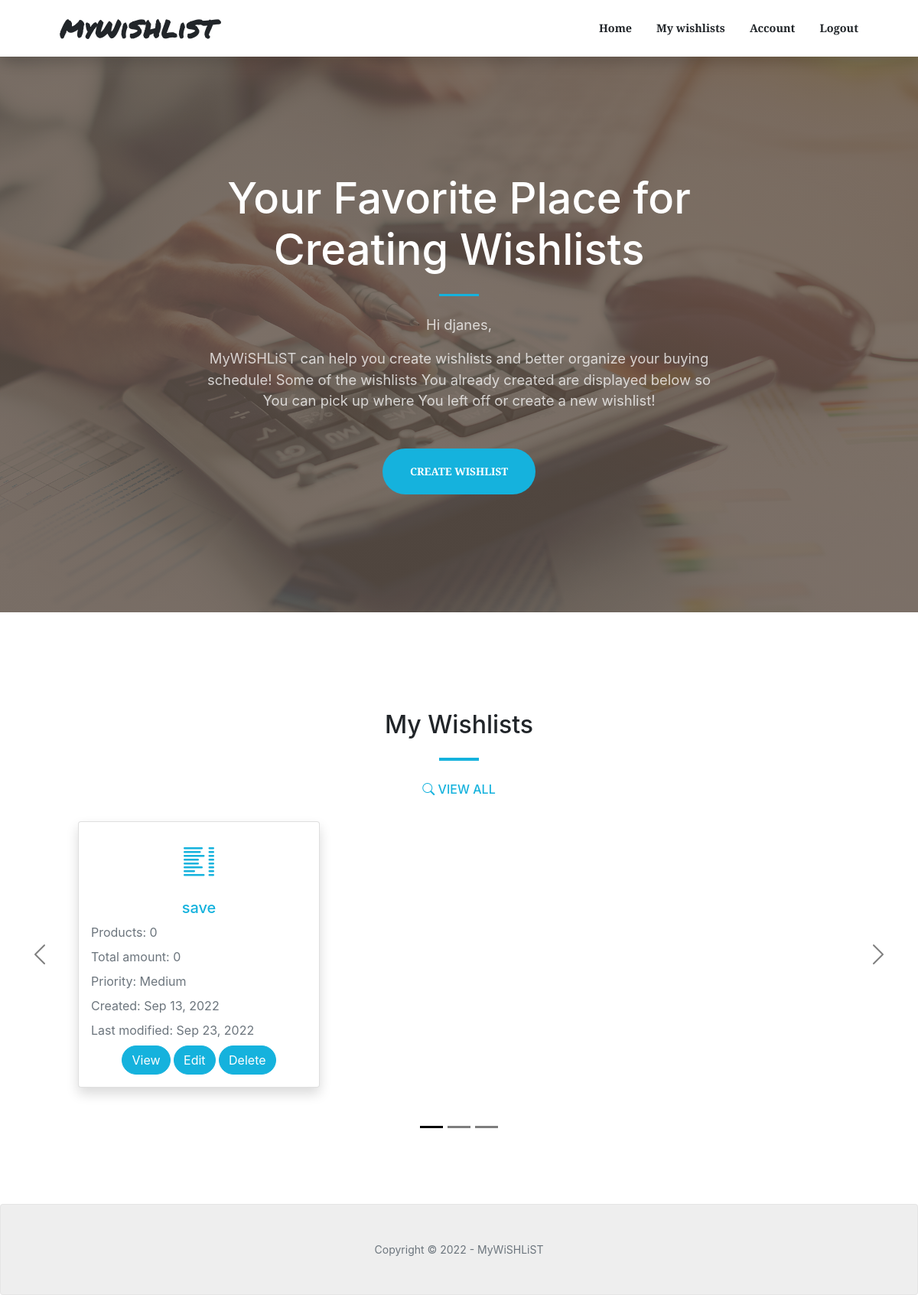
Before: / (signed in) with the older database file.
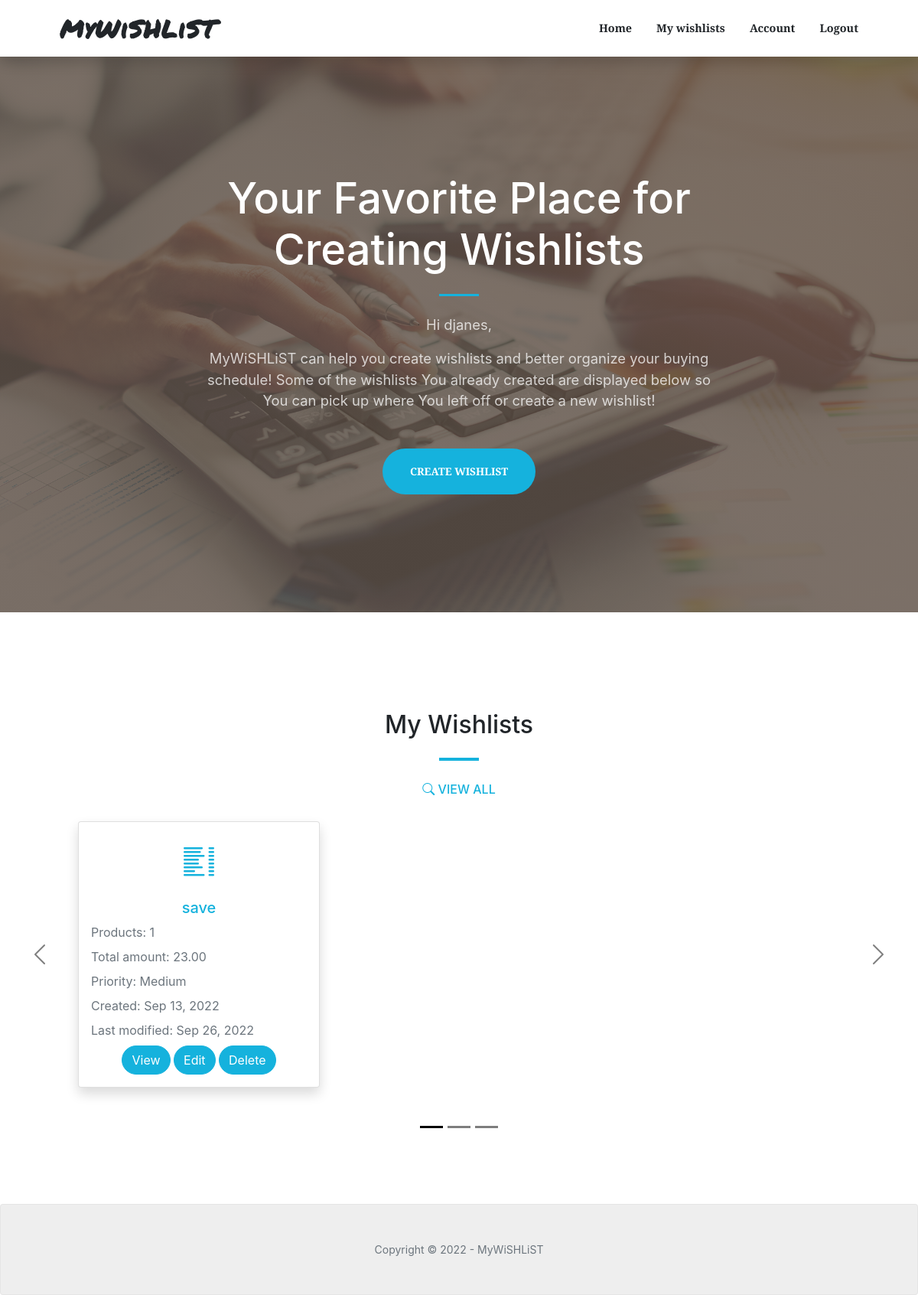
After: the same page with the newer database file.
### wishlists/models.py (models this page shows, shortened)
class Wishlist(models.Model):
    class PriorityChoices(models.IntegerChoices):
        low = 1, _('Low')
        medium = 3, _('Medium')
        high = 5, _('High')
    id = models.UUIDField(default=uuid.uuid4, unique=True, primary_key=True, editable=False)
    owner = models.ForeignKey(Account, null=True, blank=True, on_delete=models.CASCADE)
    title = models.CharField(max_length=200)
    priority = models.IntegerField(choices=PriorityChoices.choices, default=PriorityChoices.low)
    created = models.DateTimeField(auto_now_add=True)
    modified = models.DateTimeField(auto_now=True)
    class Meta:
        ordering = ['-modified']
    @property
    def total_products(self):
        try:
            products = self.product_set.all()
            return products.count()
        except AttributeError:
            return 0
    @property
    def grand_total_price(self):
        try:
            products = self.product_set.all()
            total = 0
            for product in products:
                total += product.total_price
            return total
        except AttributeError:
            return 0

class Product(models.Model):
    class PriorityChoices(models.IntegerChoices):
        low = 1, _('Low')
        medium = 3, _('Medium')
        high = 5, _('High')
    id = models.UUIDField(default=uuid.uuid4, unique=True, primary_key=True, editable=False)
    name = models.CharField(max_length=2000)
    quantity = models.IntegerField(default=1)
    price = models.DecimalField(max_digits=9, decimal_places=2, default=0.00)
    currency = models.ForeignKey('Currency', on_delete=models.CASCADE)
    url = models.CharField(max_length=2000, blank=True, null=True)
    priority = models.IntegerField(choices=PriorityChoices.choices, default=PriorityChoices.low)
    wishlist = models.ForeignKey('Wishlist', null=True, blank=True, on_delete=models.CASCADE)
    @property
    def total_price(self):
        return self.price * self.quantity

### mywishlist/views.py (the view)
# urls.py: path('', views.home_view, name="home"),
def home_view(request):
    if request.user.is_authenticated:
        account = request.user.account
        wishlists = account.wishlist_set.all()
        context = {
            'wishlists': wishlists,
            'account': account,
            }
    else:
        context = {}
    return render(request, 'index.html', context)

### templates/index.html (shortened to what the changed rows need)
{% extends 'main.html' %}
{% load static %}
{% block content %}
<header class="masthead">
    <div class="container px-4 px-lg-5 h-100">
        <div class="row gx-4 gx-lg-5 h-100 align-items-center justify-content-center text-center">
            <div class="col-lg-8 align-self-end">
                <h1 class="text-white font-weight-bold">Your Favorite Place for Creating Wishlists</h1>
            </div>
        </div>
    </div>
</header>
{% if request.user.is_authenticated %}
{% if wishlists %}
<section class="page-section-custom" id="wishlists">
    <div class="container px-4 px-lg-5">
        <h2 class="text-center">My Wishlists</h2>
        <div id="carouselExampleCaptions" class="carousel slide" data-bs-ride="carousel">
            <div class="carousel-inner">
                <div class="carousel-item active">
                    <div class="row p-4">
                        {% for wishlist in wishlists|slice:":9" %}
                        <div class="col-sm-4 d-none d-lg-block">
                            <div class="card shadow">
                                <div class="pt-4 text-center">
                                    <a href="{% url 'wishlist' wishlist.id %}"><i class="bi-list-columns fs-1"></i></a>
                                </div>
                                <div class="card-body">
                                    <h5 class="card-title text-center"><a href="{% url 'wishlist' wishlist.id %}">{{wishlist.title}}</a></h5>
                                    <p class="card-text text-muted">Products: {{wishlist.total_products}}</p>
                                    <p class="card-text text-muted">Total amount: {{wishlist.grand_total_price}}</p>
                                    <p class="card-text text-muted">Priority: {{wishlist.get_priority_display}}</p>
                                    <p class="card-text text-muted">Created: {{wishlist.created|date:"M d, Y"}}</p>
                                    <p class="card-text text-muted">Last modified: {{wishlist.modified|date:"M d, Y"}}</p>
                                    <div class="text-center">
                                        <a href="{% url 'wishlist' wishlist.id %}" class="btn btn-primary">View</a>
                                        <a href="{% url 'update-wishlist' wishlist.id %}" class="btn btn-primary">Edit</a>
                                        <a href="{% url 'delete-wishlist' wishlist.id %}" class="btn btn-primary">Delete</a>
                                    </div>
                                </div>
                            </div>
                        </div>
                    {% endfor %}
                    </div>
                </div>
            </div>
        </div>
    </div>
</section>
{% endif %}
{% endif %}
{% endblock %}

Changed rows visible on the page:
changed Wishlist "save": total_products "0" → "1"; grand_total_price "0" → "23.00"; modified "Sep 23, 2022" → "Sep 26, 2022"
